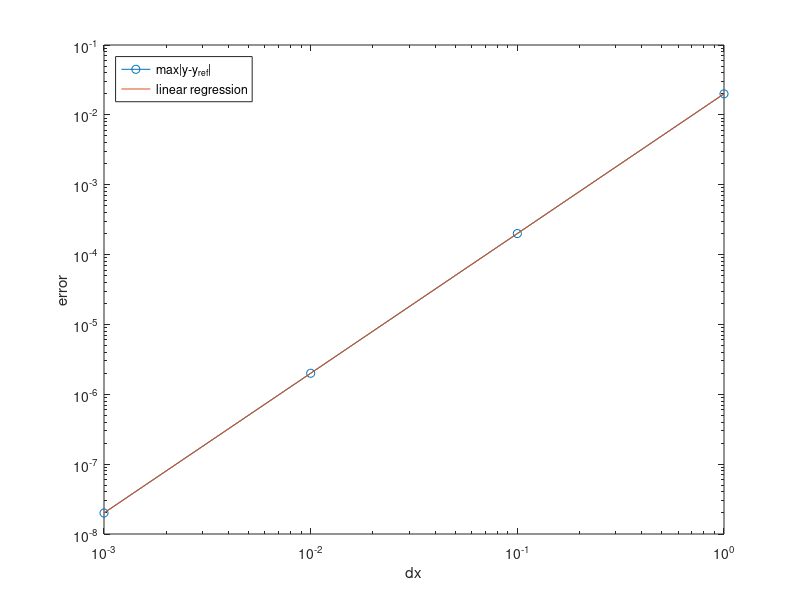

The MATLAB script that drew this image:
dt = .02;
%dx = .1;
dxV = [1 .1 .01 .001];
%dtV = [.02 .0002 .000002];

b = dxV;
error = dxV.^2*dt;
c = polyfit(log(b),log(error),1);

loglog(b,error,'-o',...
       b,exp(c(2)+c(1)*log(b)),'-');
xlabel('dx')
ylabel('error')
legend('max|y-y_{ref}|','linear regression','location','northwest')

%% estimation order CV
fprintf('---------------------------------------\n')
fprintf(' Order accuracy method   :  %f\n',c(1))
fprintf('---------------------------------------\n')